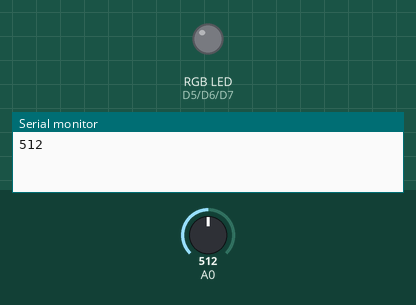
This sketch was run on a simulated ESP8266 (NodeMCU). Parts: an RGB LED mixed from three pins (HIGH = lit), the last lines printed to the serial monitor. Inputs (shaded band) come from the test bench; at power-on: A0 = 512.

Above: at 1.2 s.
1.3 s: A0 set to 482
At 4.6 s:
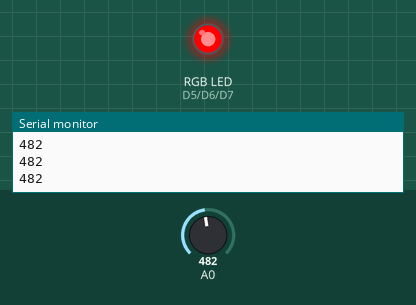
4.8 s: A0 set to 510
At 6.2 s:
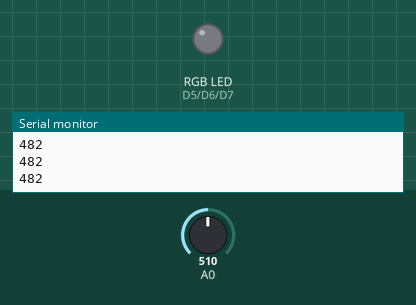
Timing chart, 0 to 14.3 s (numbered marks = the images above; inputs shaded):
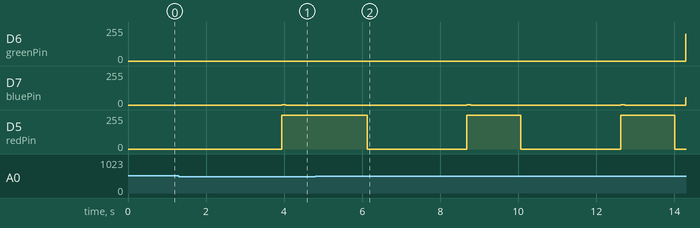

The sketch:

05IR-Sensor-W-RGB.ino
```cpp
int r=255,g=0,b=0;
int d=5;
int redPin=D5;
int greenPin=D6;
int bluePin=D7;
void setup()
{
  Serial.begin(115200);
  pinMode(redPin,OUTPUT);
  pinMode(greenPin,OUTPUT);
  pinMode(bluePin,OUTPUT);
}

void loop()
{
Serial.println(analogRead(A0));
delay(100);
if(analogRead(A0)>500)
{
  for(int i=0;i<255;i++)
  {
    analogWrite(redPin,r);
    analogWrite(greenPin,g);
    analogWrite(bluePin,b);
    r-=1;
    g+=1;
    delay(d);
  }
  for(int i=0;i<255;i++)
  {
    analogWrite(redPin,r);
    analogWrite(greenPin,g);
    analogWrite(bluePin,b);
    g-=1;
    b+=1;
    delay(d);
   }
  for(int i=0;i<255;i++)
  {
    analogWrite(redPin,r);
    analogWrite(greenPin,g);
    analogWrite(bluePin,b);
    b-=1;
    r+=1;
    delay(d);
  }
}else{
    //print r if false
    digitalWrite(redPin,HIGH);
    digitalWrite(greenPin,LOW);
    digitalWrite(bluePin,LOW);
    }
}
```

Measured:
- the behaviour switches between 501 and 500 on A0 (found by bisection; images 0 and 1)
- after the input at 1.3 s, D6 (greenPin): stays 0/255 (without the input it goes to 73/255 after 3.1 s)
- after the input at 4.8 s, D6 (greenPin): 0/255 → 199/255 after 9.5 s; D7 (bluePin): 0/255 → 1/255 after 3.9 s, → 0/255 0.11 s later, → 1/255 3.8 s later, → 0/255 0.11 s later, … (5 changes in this stretch); D5 (redPin): alternates 254/255 for 1.4 s and 0/255 for 2.6 s, starting after 1.3 s
